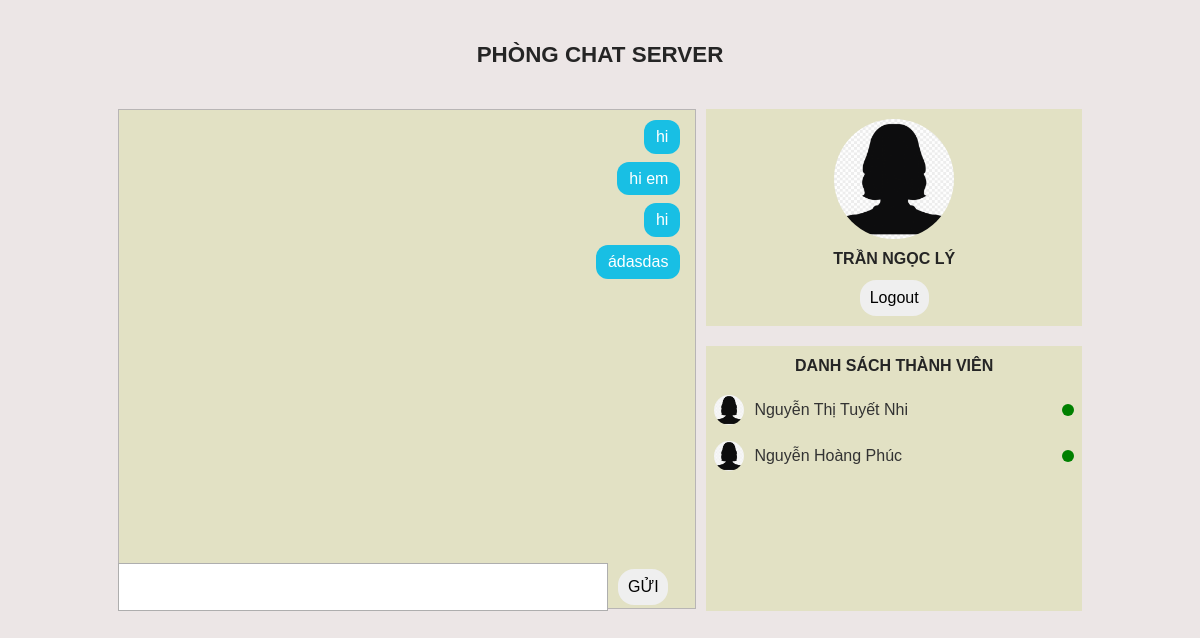
The app's page /chatroom.php (signed in) with its own data.
### tables this page shows
CREATE TABLE `tbl_room` (
  `id_room` int(11) NOT NULL,
  `id_member` int(11) NOT NULL,
  `message` varchar(255) NOT NULL,
  `created_on` timestamp NOT NULL DEFAULT current_timestamp()
);

CREATE TABLE `tbl_members` (
  `id_member` int(11) NOT NULL,
  `name_member` varchar(100) NOT NULL,
  `email_member` varchar(100) NOT NULL,
  `password_member` varchar(150) NOT NULL,
  `profile_member` varchar(100) NOT NULL,
  `status_member` enum('Disabled','Enable') NOT NULL,
  `verification_code_member` varchar(100) NOT NULL,
  `login_status_member` enum('Logout','Login') NOT NULL,
  `created_on_member` varchar(50) NOT NULL
);

### db/database.php (called while the page is built)
<?php
class database{
    function connect(){
        $connect = new PDO("mysql:host=localhost; dbname=db_chatbot", "root", "");
        return $connect;
    }
}
?>

### query/room.php (called while the page is built, shortened)
<?php
class room{
	protected $connect;
    public function __construct(){
		require_once('./db/database.php');
		$database_object = new database;
		$this->connect = $database_object->connect();
	}
    public function getData(){
        $query = "
            SELECT *
            FROM tbl_room, tbl_members
            WHERE tbl_room.id_member = tbl_members.id_member
            ORDER BY tbl_room.created_on ASC
		";
        $statement = $this->connect->prepare($query);
        if($statement->execute())
		{
			return $statement->fetchAll();
		}
		else
		{
			return false;
		}
    }
}
?>

### query/member.php (called while the page is built, shortened)
<?php
class member{
	protected $connect;
    public function __construct()
	{
		require_once('./db/database.php');
		$database_object = new database;
		$this->connect = $database_object->connect();
	}
	public function getListMember(){
        $query = "
            SELECT *
            FROM tbl_members
		";
        $statement = $this->connect->prepare($query);
        if($statement->execute())
		{
			return $statement->fetchAll();
		}
		else
		{
			return false;
		}
    }
}
?>

### chatroom.php (the view, shortened to what this page needs)
<?php require_once './inc/header.php'; ?>
<?php
    require_once 'query/member.php';
    require_once 'query/room.php';
    $chat_room = new \room;
    $member = new \member;
    $get_data = $chat_room->getData();
    $get_list_member = $member->getListMember();
?>
<div class="container">
    <h4 class="aligncenter pb-3">Phòng Chat Server</h4>
    <div class="chat">
        <div class="row">
            <div class="content-chat" id="content-chat-room">
                <div class="bg">
                    <div class="list">
                        <?php
                            if($get_data){
                            foreach($get_data as $item){
                                if($item['id_member'] != $_SESSION['member']['id_member']){
                        ?>
                                <div class="list-msg left">
                                    <div class="item-msg">
                                        <div class="info">
                                            <div class="img">
                                                <img src="./libs/images/ic-men.png" alt="">
                                            </div>
                                            <span class="text-name"><?php echo $item['name_member']?></span>
                                        </div>
                                        <div class="text-msg">
                                            <p><?php echo $item['message']; ?></p>
                                        </div>
                                    </div>
                                </div>
                                <div class="list-msg left">
                                    <div class="item-msg">
                                        <div class="info">
                                            <div class="img">
                                                <img src="./libs/images/ic-men.png" alt="">
                                            </div>
                                            <span class="text-name"><?php echo $item['name_member']?></span>
                                        </div>
                                        <div class="text-msg">
                                            <p><?php echo $item['message']; ?></p>
                                        </div>
                                    </div>
                                </div>
                                <div class="list-msg left">
                                    <div class="item-msg">
                                        <div class="info">
                                            <div class="img">
                                                <img src="./libs/images/ic-men.png" alt="">
                                            </div>
                                            <span class="text-name"><?php echo $item['name_member']?></span>
                                        </div>
                                        <div class="text-msg">
                                            <p><?php echo $item['message']; ?></p>
                                        </div>
                                    </div>
                                </div>
                                <div class="list-msg left">
                                    <div class="item-msg">
                                        <div class="info">
                                            <div class="img">
                                                <img src="./libs/images/ic-men.png" alt="">
                                            </div>
                                            <span class="text-name"><?php echo $item['name_member']?></span>
                                        </div>
                                        <div class="text-msg">
                                            <p><?php echo $item['message']; ?></p>
                                        </div>
                                    </div>
                                </div>
                                <div class="list-msg left">
                                    <div class="item-msg">
                                        <div class="info">
                                            <div class="img">
                                                <img src="./libs/images/ic-men.png" alt="">
                                            </div>
                                            <span class="text-name"><?php echo $item['name_member']?></span>
                                        </div>
                                        <div class="text-msg">
                                            <p><?php echo $item['message']; ?></p>
                                        </div>
                                    </div>
                                </div>
                                <div class="list-msg left">
                                    <div class="item-msg">
                                        <div class="info">
                                            <div class="img">
                                                <img src="./libs/images/ic-men.png" alt="">
                                            </div>
                                            <span class="text-name"><?php echo $item['name_member']?></span>
                                        </div>
                                        <div class="text-msg">
                                            <p><?php echo $item['message']; ?></p>
                                        </div>
                                    </div>
                                </div>
                                <div class="list-msg left">
                                    <div class="item-msg">
                                        <div class="info">
                                            <div class="img">
                                                <img src="./libs/images/ic-men.png" alt="">
                                            </div>
                                            <span class="text-name"><?php echo $item['name_member']?></span>
                                        </div>
                                        <div class="text-msg">
                                            <p><?php echo $item['message']; ?></p>
                                        </div>
                                    </div>
                                </div>
                                <div class="list-msg left">
                                    <div class="item-msg">
                                        <div class="info">
                                            <div class="img">
                                                <img src="./libs/images/ic-men.png" alt="">
                                            </div>
                                            <span class="text-name"><?php echo $item['name_member']?></span>
                                        </div>
                                        <div class="text-msg">
                                            <p><?php echo $item['message']; ?></p>
                                        </div>
                                    </div>
                                </div>
                                <div class="list-msg left">
                                    <div class="item-msg">
                                        <div class="info">
                                            <div class="img">
                                                <img src="./libs/images/ic-men.png" alt="">
                                            </div>
                                            <span class="text-name"><?php echo $item['name_member']?></span>
                                        </div>
                                        <div class="text-msg">
                                            <p><?php echo $item['message']; ?></p>
                                        </div>
                                    </div>
                                </div>
                                <div class="list-msg left">
                                    <div class="item-msg">
                                        <div class="info">
                                            <div class="img">
                                                <img src="./libs/images/ic-men.png" alt="">
                                            </div>
                                            <span class="text-name"><?php echo $item['name_member']?></span>
                                        </div>
                                        <div class="text-msg">
                                            <p><?php echo $item['message']; ?></p>
                                        </div>
                                    </div>
                                </div>
                                <div class="list-msg left">
                                    <div class="item-msg">
                                        <div class="info">
                                            <div class="img">
                                                <img src="./libs/images/ic-men.png" alt="">
                                            </div>
                                            <span class="text-name"><?php echo $item['name_member']?></span>
                                        </div>
                                        <div class="text-msg">
                                            <p><?php echo $item['message']; ?></p>
                                        </div>
                                    </div>
                                </div>
                        <?php
                                }else{
                                ?>
                                <div class="list-msg right">
                                    <div class="item-msg">
                                        <div class="text-msg">
                                            <p><?php echo $item['message']; ?></p>
                                        </div>
                                    </div>
                                </div>
                                <?php
                                }
                            }
                        }
                        ?>
                    </div>
                    <div class="text-send">
                        <textarea name="" class="input-text" id="input-text-server"></textarea>
                        <input type="submit" class="btn btn-submit" id="btn-submit-server" value="Gửi">
                    </div>
                </div>
            </div>
            <div class="member-chat">
                <div class="img">
                    <img src="./libs/images/ic-women.png" alt="">
                    <h4 class="aligncenter name"><?php echo $_SESSION['member']['name_member']; ?></h4>
                </div>
                <div class="action">
                    <form method="POST" action="chatroom.php">
                        <input type="submit" class="btn btn-primary mt-2 mb-2 logout" name="logout" id="logout" value="Logout" />
                    </form>
                </div>
                <div class="list-member">
                    <h4 class="aligncenter title-list">danh sách thành viên</h4>
                    <div class="list-item">
                        <?php
                            if(count($get_list_member) > 0){
                                foreach($get_list_member as $item){
                                    if($item['login_status_member'] == "Login"){
                                        $status = "<span class='status'></span>";
                                    }else{
                                        $status = "<span class='status red'></span>";
                                    }
                                    if($_SESSION['member']['id_member'] != $item['id_member']){
                        ?>
                                            <a href="./chatmember.php?member=<?php echo $item['id_member'];?>">
                                                <div class="item member-<?php echo $item['id_member'];?>">
                                                    <img src="./libs/images/ic-women.png" alt="">
                                                    <div class="item-name">
                                                        <span class="name"><?php echo $item['name_member']; ?></span>
                                                        <?php echo $status; ?>
                                                    </div>
                                                </div>
                                            </a>
                        <?php
                                    }
                                }
                            }
                        ?>
                    </div>
                </div>
            </div>
        </div>
    </div>
</div>
<?php require_once './inc/footer.php'; ?>

### records on screen
tbl_room: message "hi"
tbl_room: message "hi em"
tbl_room: message "hi"
tbl_room: message "ádasdas"
tbl_members: name_member "Nguyễn Thị Tuyết Nhi", login_status_member "Login" (drawn)
tbl_members: name_member "Nguyễn Hoàng Phúc", login_status_member "Login" (drawn)

### other values on screen
$_SESSION['member']['name_member'] "TRẦN NGỌC LÝ"
